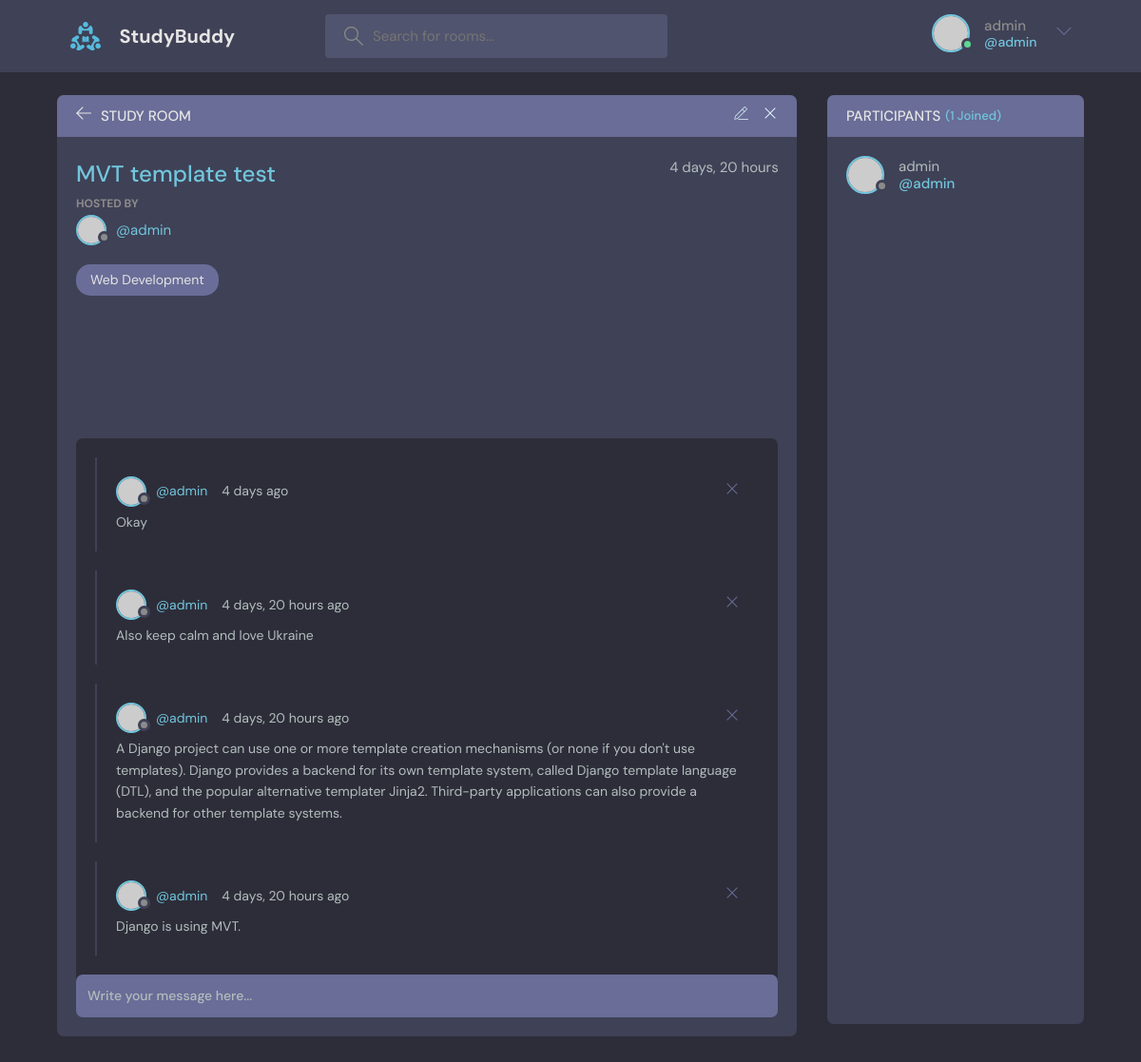
Page /room/10/ (signed in) on the committed database.
### base/models.py (models this page shows, shortened)
class Room(models.Model):
    host = models.ForeignKey(User, on_delete=models.SET_NULL, null=True)
    topic = models.ForeignKey(Topic, on_delete=models.SET_NULL, null=True)
    name = models.CharField(max_length=200)
    description = models.TextField(null=True, blank=True)
    participants = models.ManyToManyField(User, related_name='participants', blank=True)
    updated = models.DateTimeField(auto_now=True)
    created = models.DateTimeField(auto_now_add=True)
    class Meta:
        ordering = ['-updated', '-created']

class Topic(models.Model):
    name = models.CharField(max_length=200)
    def __str__(self) -> str:
        return self.name

class Message(models.Model):
    user = models.ForeignKey(User, on_delete=models.CASCADE)
    room = models.ForeignKey(Room, on_delete=models.CASCADE)
    body = models.TextField()
    updated = models.DateTimeField(auto_now=True)
    created = models.DateTimeField(auto_now_add=True)
    class Meta:
        ordering = ['-updated', '-created']

### base/views.py (the view, shortened to what this page needs)
# urls.py: path('room/<str:pk>/', views.room, name='room'),
def room(request, pk):
    room = Room.objects.get(id=pk)
    room_messages = room.message_set.all().order_by('-created')
    participants = room.participants.all()
    context = { 'room': room, 'room_messages': room_messages, 'participants': participants }
    return render(request, 'base/room.html', context)

### base/templates/base/room.html (shortened to what this page needs)
{% extends 'index.html' %}
{% block content %}
<main class="profile-page layout layout--2">
      <div class="container">
        <div class="room">
          <div class="room__top">
            <div class="room__topLeft">
              <a href="{% url 'home' %}">
                <svg version="1.1" xmlns="http://www.w3.org/2000/svg" width="32" height="32" viewBox="0 0 32 32">
                  <title>arrow-left</title>
                  <path
                    d="M13.723 2.286l-13.723 13.714 13.719 13.714 1.616-1.611-10.96-10.96h27.625v-2.286h-27.625l10.965-10.965-1.616-1.607z"
                  ></path>
                </svg>
              </a>
              <h3>Study Room</h3>
            </div>
            {% if room.host == request.user %}
            <div class="room__topRight">
              <a href="{% url 'update-room' room.id %}">
              </a>
              <a href="{% url 'delete-room' room.id %}">
                <svg version="1.1" xmlns="http://www.w3.org/2000/svg" width="32" height="32" viewBox="0 0 32 32">
                  <title>remove</title>
                  <path
                    d="M27.314 6.019l-1.333-1.333-9.98 9.981-9.981-9.981-1.333 1.333 9.981 9.981-9.981 9.98 1.333 1.333 9.981-9.98 9.98 9.98 1.333-1.333-9.98-9.98 9.98-9.981z"
                  ></path>
                </svg>
              </a>
            </div>
            {% endif %}
          </div>
          <div class="room__box scroll">
            <div class="room__header scroll">
              <div class="room__info">
                <h3>{{room.name}}</h3>
                <span>{{room.created|timesince}}</span>
              </div>
              <div class="room__hosted">
                <p>Hosted By</p>
                <a href="{% url 'user-profile' room.host.id %}" class="room__author">
                  <div class="avatar avatar--small">
                    <img src="https://randomuser.me/api/portraits/men/37.jpg" />
                  </div>
                  <span>@{{room.host}}</span>
                </a>
              </div>
              <span class="room__topics">{{room.topic}}</span>
            </div>
            <div class="room__conversation">
              <div class="threads scroll">
                {% for message in room_messages %}
                <div class="thread">
                  <div class="thread__top">
                    <div class="thread__author">
                      <a href="{% url 'user-profile' user.id %}" class="thread__authorInfo">
                        <div class="avatar avatar--small">
                          <img src="https://randomuser.me/api/portraits/men/37.jpg" />
                        </div>
                        <span>@{{message.user.username}}</span>
                      </a>
                      <span class="thread__date">{{message.created|timesince}} ago</span>
                    </div>
                    {% if request.user == message.user %}
                    <a href="{% url 'delete-message' message.id %}">
                      <div class="thread__delete">
                        <svg version="1.1" xmlns="http://www.w3.org/2000/svg" width="32" height="32" viewBox="0 0 32 32">
                          <title>remove</title>
                          <path
                            d="M27.314 6.019l-1.333-1.333-9.98 9.981-9.981-9.981-1.333 1.333 9.981 9.981-9.981 9.98 1.333 1.333 9.981-9.98 9.98 9.98 1.333-1.333-9.98-9.98 9.98-9.981z"
                          ></path>
                        </svg>
                      </div>
                    </a>
                    {% endif %}
                  </div>
                  <div class="thread__details">
                    {{message.body}}
                  </div>
                </div>
                {% endfor %}
              </div>
            </div>
          </div>
          {% if request.user.is_authenticated %}
          <div class="room__message">
            <form method="POST" action="">
              <input type="text" name="body" placeholder="Write your message here..." />
            </form>
          </div>
          {% endif %}
        </div>
        <div class="participants">
          <h3 class="participants__top">Participants <span>({{participants.count}} Joined)</span></h3>
          <div class="participants__list scroll">
            {% for user in participants %}
            <a href="{% url 'user-profile' user.id %}" class="participant">
              <div class="avatar avatar--medium">
                <img src="https://randomuser.me/api/portraits/men/37.jpg" />
              </div>
              <p>
                {{user.username}}
                <span>@{{user.username}}</span>
              </p>
            </a>
            {% endfor %}
          </div>
        </div>
  </div>
</main>
{% endblock content %}

### templates/navbar.html (shortened to what this page needs)
{% load static %}
<header class="header header--loggedIn">
    <div class="container">
      <a href="{% url 'home' %}" class="header__logo">
        <img src="{% static 'images/logo.svg' %}" />
        <h1>StudyBuddy</h1>
      </a>
      <form class="header__search" method="GET" action="{% url 'home' %}">
        <label>
          <input name="q" placeholder="Search for rooms..." />
        </label>
      </form>
      <nav class="header__menu">
        {% if request.user.is_authenticated %}
        <div class="header__user">
          <a href="profile.html">
            <div class="avatar avatar--medium active">
              <img src="https://randomuser.me/api/portraits/men/37.jpg" />
            </div>
            <p>{{ request.user.username }} <span>@{{ request.user.username }}</span></p>
          </a>
          <button class="dropdown-button">
            <svg version="1.1" xmlns="http://www.w3.org/2000/svg" width="32" height="32" viewBox="0 0 32 32">
              <title>chevron-down</title>
              <path d="M16 21l-13-13h-3l16 16 16-16h-3l-13 13z"></path>
            </svg>
          </button>
        </div>
        {% else %}
        <a href="{% url 'login' %}">
          <img src="{% static 'images/avatar.svg' %}" />
          <p>Login</p>
        </a>
        {% endif %}
      </nav>
    </div>
  </header>

### rows in the picture
Room: name "MVT template test", created "4 days, 20 hours", host "admin", topic "Web Development"
Message: user.username "admin", created "4 days", body "Okay"
Message: user.username "admin", created "4 days, 20 hours", body "Also keep calm and love Ukraine"
Message: user.username "admin", created "4 days, 20 hours", body "A Django project can use one or more template creation mechanisms (or none if you don't use templates). Django provides a backend for its own template system, called Django template language (DTL), and the popular alternative templater Jinja2. Third-party applications can also provide a backend for other template systems."
Message: user.username "admin", created "4 days, 20 hours", body "Django is using MVT."

### other values in the picture
{{ request.user.username }} "admin"
{{ participants.count }} "1"
{{ user.username }} "admin"
